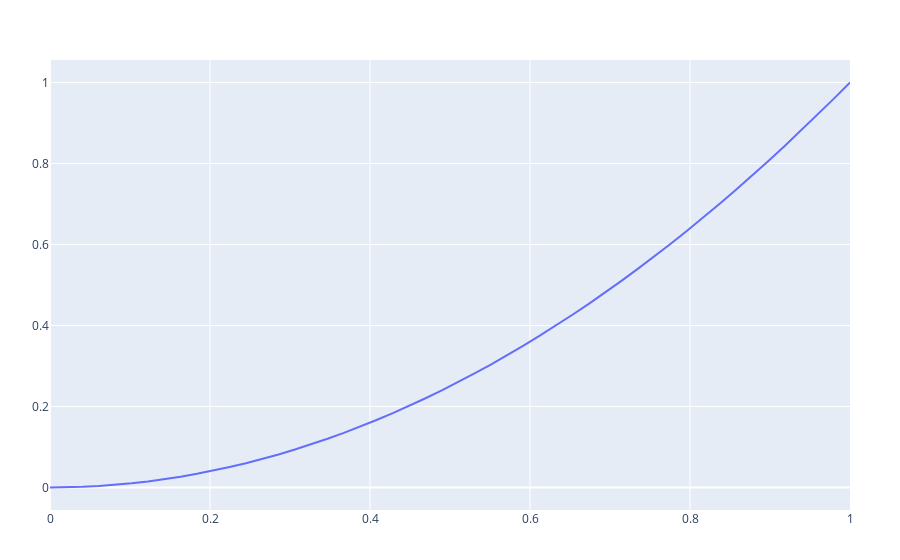

Write notebook code for a chart like this one.
### Code cell
PlotlyJS.plot(x -> x^2, 0, 1, size=(300,300))
